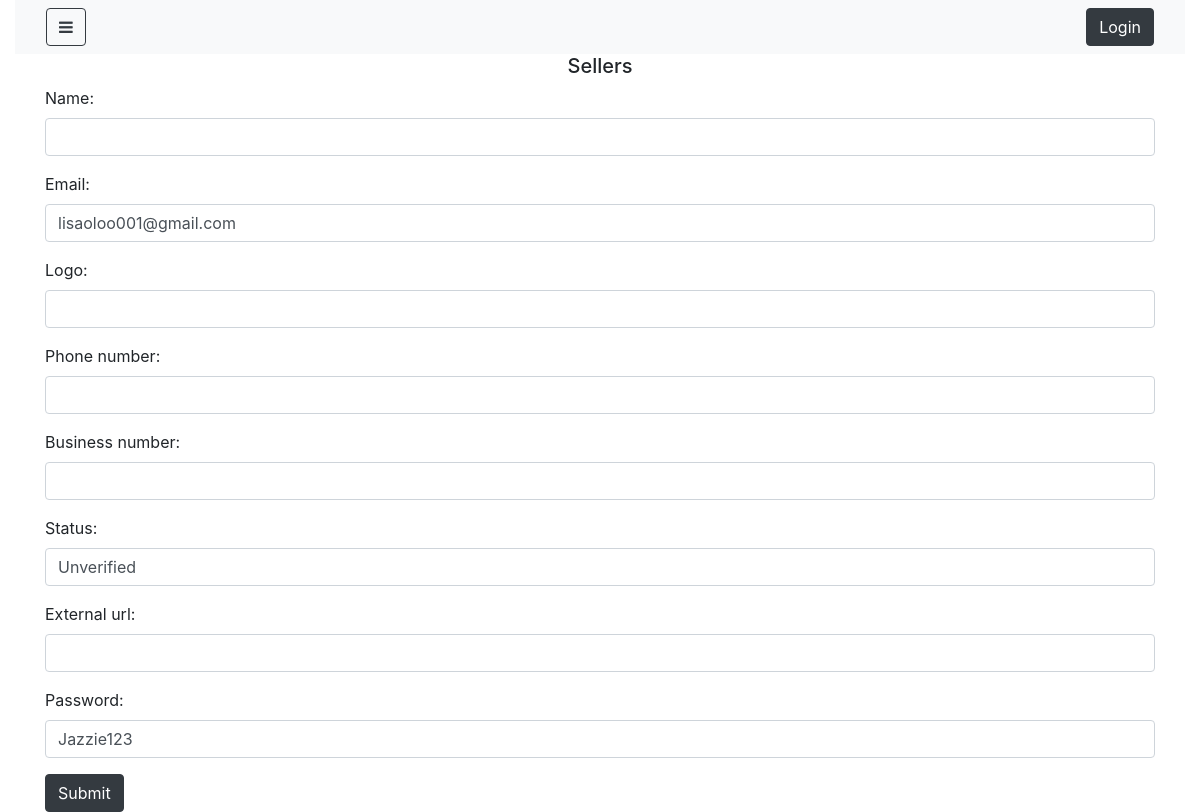
The app's page /seller/update/1/, older data.
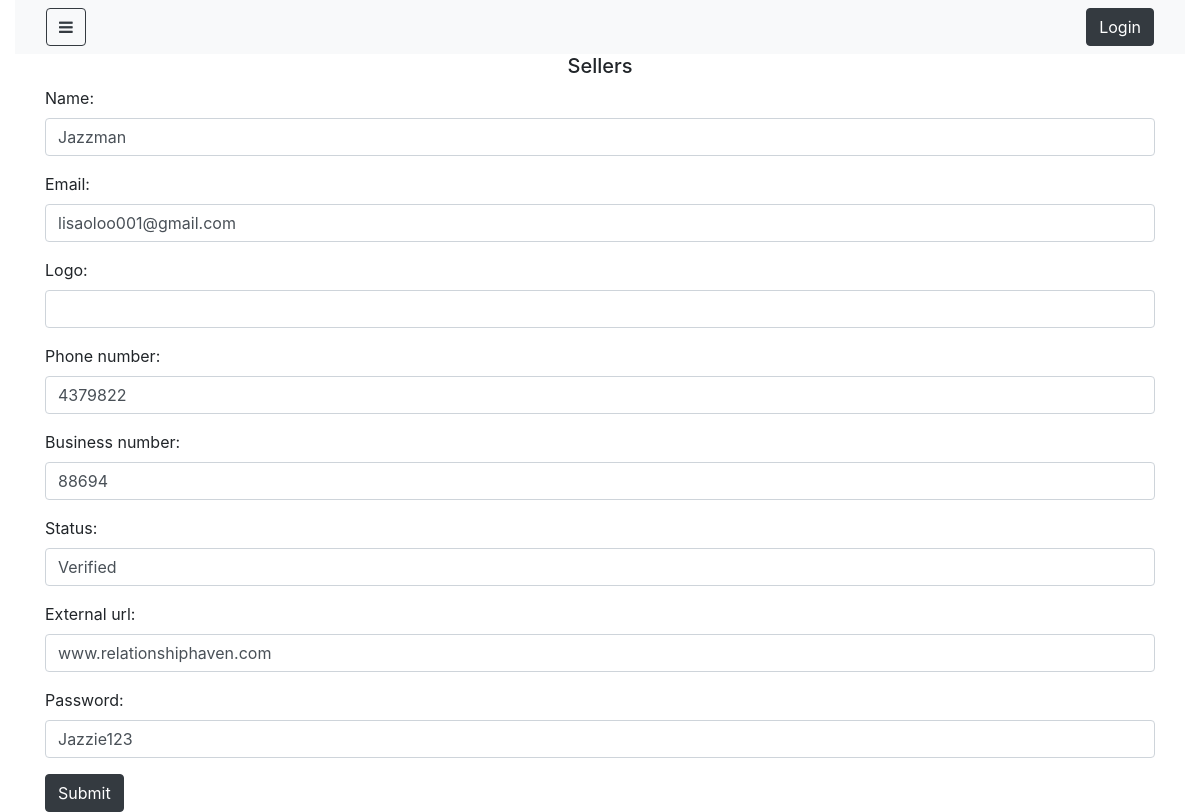
The same page, newer data.
### shop/models.py (models this page shows, shortened)
class Seller(models.Model):
    name=models.CharField(max_length=300, null=False, blank=False)
    email=models.EmailField(max_length=300, null=False, blank=False)
    logo=models.CharField(max_length=300, null=True, blank=True)
    phone_number=models.IntegerField(null=True, blank=True)
    business_number=models.IntegerField(null=True, blank=True)
    status=models.CharField(max_length=300, null=False, blank=False, default= 'Unverified')
    external_url=models.CharField(max_length=300, null=True, blank=True)
    password=models.CharField(max_length=300, null=False, blank=False)
    created_at=models.DateTimeField(auto_now_add=True)
    updated_at=models.DateTimeField(auto_now=True)

### shop/views.py (the view, shortened to what this page needs)
# urls.py: path('seller/update/<pk>/', SellerUpdate.as_view(), name='seller_update'),
class SellerUpdate(UpdateView):
    login_required=True
    model= Seller
    fields= '__all__'
    template_name= 'shop/admin/seller_form.html'

### shop/templates/shop/admin/seller_form.html (shortened to what this page needs)
{% extends 'shop/admin/layouts/admin_master.html' %}
{% load widget_tweaks %}
{% block content %}
<div class="container">
    <div class="row justify-content-center">
        <h5>Sellers</h5>
    </div>
    <div class="row justify-content-center">
        <div class="col-md-12">
            <form method="post" enctype="multipart/form-data">
                {% for field in form.visible_fields %}
                <div class="form-group">
                {{ field.label_tag }}
                {% render_field field class="form-control" %}
                </div>
                {% endfor %}
                <button type="submit" class="btn btn-dark">Submit</button>
        </form>
        </div>
    </div>
</div>
{% endblock %}

Row changes from the older to the newer data that the page shows:
changed Seller "lisaoloo001@gmail.com": name (not shown) → "Jazzman"; phone_number (not shown) → "4379822"; business_number (not shown) → "88694"; status "Unverified" → "Verified"; external_url (not shown) → "www.relationshiphaven.com"
